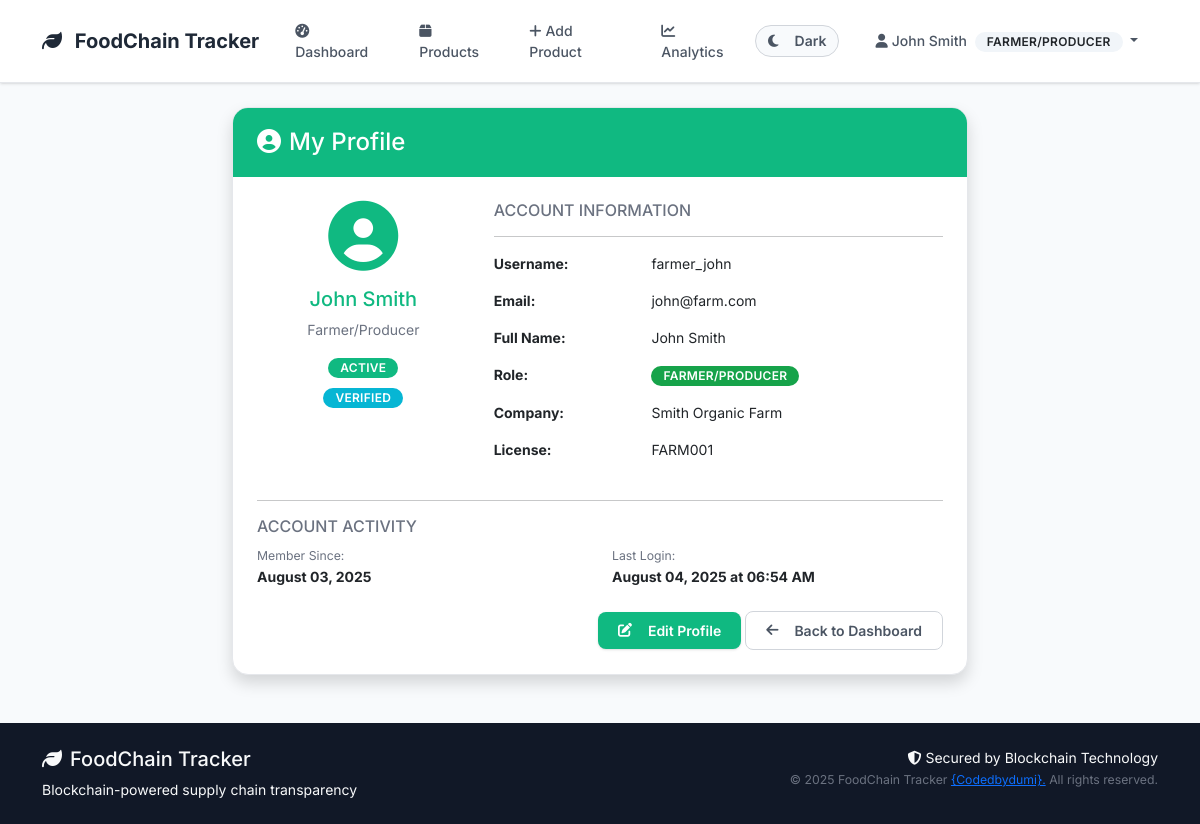
Before: /auth/profile (signed in) with the older database file.
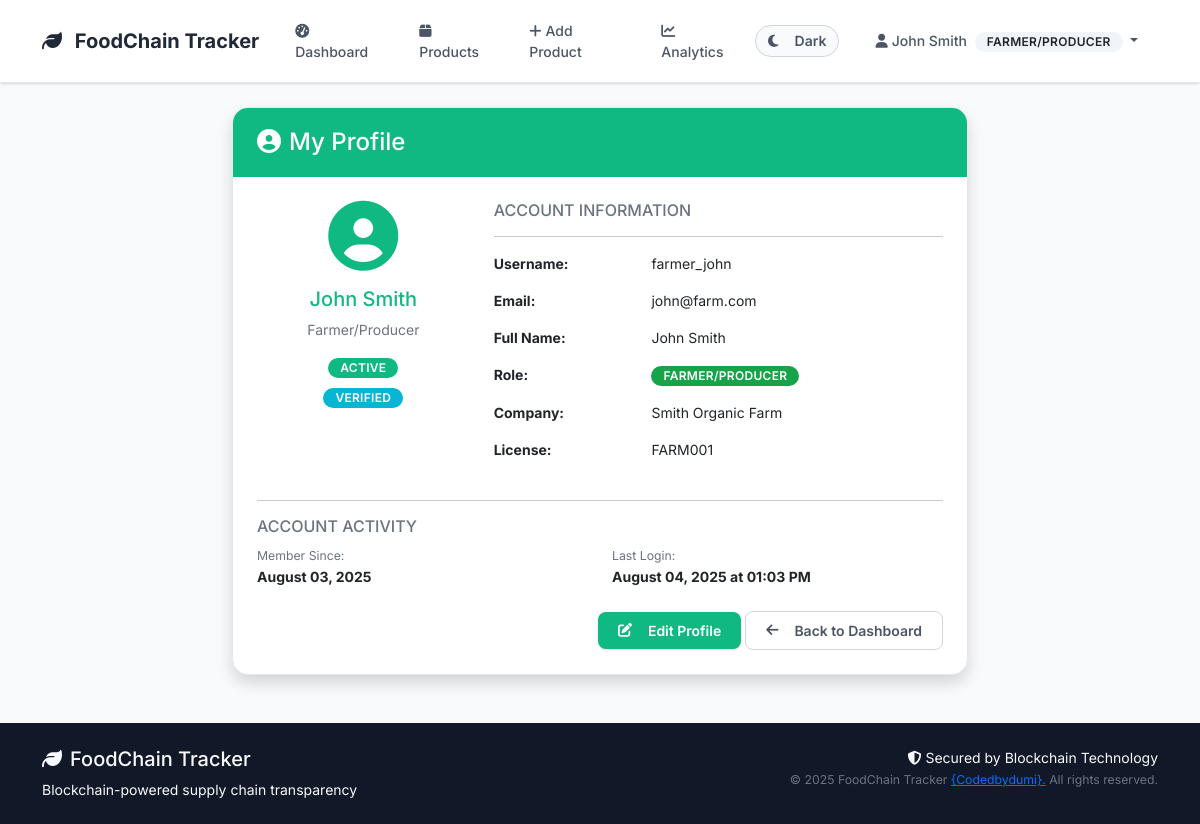
After: the same page with the newer database file.
### models/user.py (models this page shows, shortened)
class User(UserMixin, db.Model):
    __tablename__ = 'users'
    id = db.Column(db.Integer, primary_key=True)
    username = db.Column(db.String(80), unique=True, nullable=False)
    email = db.Column(db.String(120), unique=True, nullable=False)
    password_hash = db.Column(db.String(200), nullable=False)
    full_name = db.Column(db.String(100), nullable=False)
    phone = db.Column(db.String(20))
    address = db.Column(db.Text)
    role = db.Column(db.String(20), nullable=False)  # 'farmer', 'distributor', 'retailer', 'inspector'
    company_name = db.Column(db.String(100))
    license_number = db.Column(db.String(50))  # Business license or certification
    is_active = db.Column(db.Boolean, default=True)
    is_verified = db.Column(db.Boolean, default=False)  # For business verification
    created_at = db.Column(db.DateTime, default=datetime.utcnow)
    last_login = db.Column(db.DateTime)
    products_created = db.relationship('Product', foreign_keys='Product.created_by',
                                     backref='creator', lazy='dynamic')
    sent_transactions = db.relationship('Transaction', foreign_keys='Transaction.from_user_id',
                                      backref='sender', lazy='dynamic')
    received_transactions = db.relationship('Transaction', foreign_keys='Transaction.to_user_id',
                                          backref='receiver', lazy='dynamic')
    def get_role_display(self):
        role_names = {
            'farmer': 'Farmer/Producer',
            'distributor': 'Distributor',
            'retailer': 'Retailer',
            'inspector': 'Inspector'
        }
        return role_names.get(self.role, self.role.title())
    def can_create_products(self):
        return self.role == 'farmer'

### routes/auth.py (the view)
@auth_bp.route('/profile')
@login_required
def profile():
    return render_template('auth/profile.html', user=current_user)

### templates/auth/profile.html (shortened to what this page needs)
{% extends "base.html" %}
{% block content %}
<div class="row justify-content-center">
    <div class="col-lg-8">
        <div class="card shadow">
            <div class="card-header bg-success text-white">
                <h4 class="mb-0">
                    <i class="fas fa-user-circle me-2"></i>My Profile
                </h4>
            </div>
            <div class="card-body p-4">
                <div class="row mb-4">
                    <div class="col-md-4 text-center">
                        <div class="profile-avatar mb-3">
                            <i class="fas fa-user-circle fa-5x text-success"></i>
                        </div>
                        <h5 class="text-success">{{ user.full_name }}</h5>
                        <p class="text-muted">{{ user.get_role_display() }}</p>
                        <span class="badge bg-{{ 'success' if user.is_active else 'danger' }} mb-2">
                            {{ 'Active' if user.is_active else 'Inactive' }}
                        </span>
                        {% if user.is_verified %}
                            <br><span class="badge bg-info">Verified</span>
                        {% endif %}
                    </div>
                    <div class="col-md-8">
                        <h6 class="text-muted">ACCOUNT INFORMATION</h6>
                        <hr>
                        <div class="row mb-3">
                            <div class="col-sm-4"><strong>Username:</strong></div>
                            <div class="col-sm-8">{{ user.username }}</div>
                        </div>
                        <div class="row mb-3">
                            <div class="col-sm-4"><strong>Email:</strong></div>
                            <div class="col-sm-8">{{ user.email }}</div>
                        </div>
                        <div class="row mb-3">
                            <div class="col-sm-4"><strong>Full Name:</strong></div>
                            <div class="col-sm-8">{{ user.full_name }}</div>
                        </div>
                        <div class="row mb-3">
                            <div class="col-sm-4"><strong>Role:</strong></div>
                            <div class="col-sm-8">
                                <span class="badge bg-primary">{{ user.get_role_display() }}</span>
                            </div>
                        </div>
                        {% if user.company_name %}
                        <div class="row mb-3">
                            <div class="col-sm-4"><strong>Company:</strong></div>
                            <div class="col-sm-8">{{ user.company_name }}</div>
                        </div>
                        {% endif %}
                        {% if user.license_number %}
                        <div class="row mb-3">
                            <div class="col-sm-4"><strong>License:</strong></div>
                            <div class="col-sm-8">{{ user.license_number }}</div>
                        </div>
                        {% endif %}
                    </div>
                </div>
                <hr>
                <h6 class="text-muted">ACCOUNT ACTIVITY</h6>
                <div class="row">
                    <div class="col-md-6">
                        <small class="text-muted">Member Since:</small><br>
                        <strong>{{ user.created_at.strftime('%B %d, %Y') if user.created_at else 'N/A' }}</strong>
                    </div>
                    <div class="col-md-6">
                        <small class="text-muted">Last Login:</small><br>
                        <strong>{{ user.last_login.strftime('%B %d, %Y at %I:%M %p') if user.last_login else 'Never' }}</strong>
                    </div>
                </div>
                <div class="text-end mt-4">
                    <a href="{{ url_for('auth.edit_profile') }}" class="btn btn-success">
                        <i class="fas fa-edit me-2"></i>Edit Profile
                    </a>
                    <a href="{{ url_for('dashboard.main') }}" class="btn btn-outline-secondary">
                        <i class="fas fa-arrow-left me-2"></i>Back to Dashboard
                    </a>
                </div>
            </div>
        </div>
    </div>
</div>
{% endblock %}

### templates/base.html (shortened to what this page needs)
<!DOCTYPE html>
<html lang="en">
<head>
    <link href="https://cdn.jsdelivr.net/npm/bootstrap@5.3.0/dist/css/bootstrap.min.css" rel="stylesheet">
    <link href="https://cdnjs.cloudflare.com/ajax/libs/font-awesome/6.4.0/css/all.min.css" rel="stylesheet">
    <link href="{{ url_for('static', filename='css/style.css') }}" rel="stylesheet">
</head>
<body>
    <nav class="navbar navbar-expand-lg navbar-light bg-white">
        <div class="container">
            <a class="navbar-brand" href="{{ url_for('index') }}">
                <i class="fas fa-leaf me-2"></i>
                FoodChain Tracker
            </a>
            <div class="collapse navbar-collapse" id="navbarNav">
                <ul class="navbar-nav me-auto">
                    {% if current_user.is_authenticated %}
                        <li class="nav-item">
                            <a class="nav-link" href="{{ url_for('dashboard.main') }}">
                                <i class="fas fa-tachometer-alt me-1"></i>Dashboard
                            </a>
                        </li>
                        <li class="nav-item">
                            <a class="nav-link" href="{{ url_for('products.list_products') }}">
                                <i class="fas fa-box me-1"></i>Products
                            </a>
                        </li>
                        {% if current_user.can_create_products() %}
                        <li class="nav-item">
                            <a class="nav-link" href="{{ url_for('products.add_product') }}">
                                <i class="fas fa-plus me-1"></i>Add Product
                            </a>
                        </li>
                        {% endif %}
                        <li class="nav-item">
                            <a class="nav-link" href="{{ url_for('analytics.dashboard') }}">
                                <i class="fas fa-chart-line me-1"></i>Analytics
                            </a>
                        </li>
                    {% endif %}
                </ul>
                <ul class="navbar-nav me-3">
                    <li class="nav-item">
                        <button class="btn btn-outline-secondary btn-sm theme-toggle" id="themeToggle" type="button">
                            <i class="fas fa-moon" id="themeIcon"></i>
                            <span class="ms-2 d-none d-md-inline" id="themeText">Dark</span>
                        </button>
                    </li>
                </ul>
                <ul class="navbar-nav">
                    {% if current_user.is_authenticated %}
                        <li class="nav-item dropdown">
                            <a class="nav-link dropdown-toggle" href="#" id="navbarDropdown" role="button" data-bs-toggle="dropdown">
                                <i class="fas fa-user me-1"></i>{{ current_user.full_name }}
                                <span class="badge bg-light text-dark ms-1">{{ current_user.get_role_display() }}</span>
                            </a>
                        </li>
                    {% endif %}
                </ul>
            </div>
        </div>
    </nav>
    <main class="container my-4">
        {% block content %}{% endblock %}
    </main>
    <footer class="bg-dark text-light py-4 mt-5">
        <div class="container">
            <div class="row">
                <div class="col-md-6">
                    <h5><i class="fas fa-leaf me-2"></i>FoodChain Tracker</h5>
                    <p class="mb-0">Blockchain-powered supply chain transparency</p>
                </div>
                <div class="col-md-6 text-md-end">
                    <p class="mb-0">
                        <i class="fas fa-shield-alt me-1"></i>Secured by Blockchain Technology
                    </p>
                    <small class="text-muted">© 2025 FoodChain Tracker <a href="https://github.com/codedbydumi">{Codedbydumi}.</a> All rights reserved.</small>
                </div>
            </div>
        </div>
    </footer>
</body>
</html>

Changed rows visible on the page:
changed User "John Smith": last_login "August 04, 2025 at 06:54 AM" → "August 04, 2025 at 01:03 PM"
